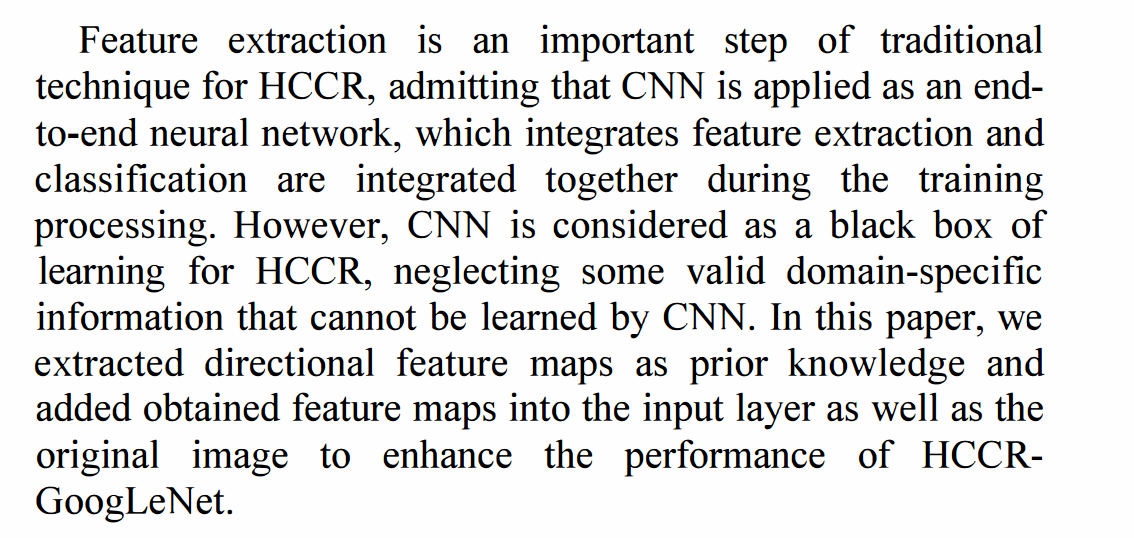
//> input picture image_preprocessing_opencv/visual studio/13.png, 1134 x 538 px
$ ./image_preprocessing_opencv_   (built with g++ and OpenCV 4)
//> lines starting //> are read from the running program, lines starting //| are printed output that depends on the picture; after the words box and inside, x2 and y2 are one past the last pixel; in counts of white or black regions, pixels touching at a corner belong together
#include "opencv2/imgproc.hpp"
#include "opencv2/Core.hpp"
#include "opencv2/highgui.hpp"
#include <iostream>
#include <cstdlib>
#include <vector>
#include <cstdlib>
#include <deque>
#include <queue>
#include <iterator>

using namespace std;
using namespace cv;


//------------------------------------------------------------------
class base {
public:
	base() :a(1), b(3) {};
	base(int a1, int b1) :a(a1), b(b1) {};
	virtual void ones()=0;
protected:
	int a;
	int b;
};

class pnp {
public:
	pnp() :npc(0) {};
	int npc;
	friend class np;
	friend void swap(pnp &a, pnp &b);
private:
	int dd;
};

class np: public base{
public:
	void ones() {
		cout << "virtual" << endl;
		npc.npc = 0;
		cout << "composition" << endl;
	}
	virtual void a() {
		cout << "virtual from np" << endl;
	}
	void print(pnp cp) {
		cp.dd = 0;
	}
	pnp npc;
};

class child : public np {
public:
	void a() {
		cout << "virtual from a" << endl;
	}
};

void swap(pnp& a, pnp& b) {
	pnp c;
	c.dd = a.dd;
	a.dd = b.dd;
	b.dd = c.dd;
}

//-------------------------------------------------------------------------

void imageRotate(Mat pic, Mat & rotated, double degree)
{
	//define the rotate center with a 2d data structure
	Point2f center;
	center.x = float(pic.cols / 2.);
	center.y = float(pic.rows / 2.);
	//C++: Mat getRotationMatrix2D(Point2f center, double angle, double scale)
	Mat rotateMatrix = getRotationMatrix2D(center, degree, 1);
	//warpAffine(pic, rotated1, rotateMatrix,Size(pic.cols, pic.rows) );
	//fit the size of the rotated pic
	int width_rotate = int(pic.rows * fabs(sin(degree)) + pic.cols * fabs(cos(degree)));
	int height_rotate = int(pic.cols * fabs(sin(degree)) + pic.rows * fabs(cos(degree)));
	warpAffine(pic, rotated, rotateMatrix, Size(width_rotate, height_rotate), 1, 0, Scalar(255, 255, 255));
	imshow("test", rotated);
}

double findDegree(const Mat pic)
{
	//detecting rotated angle
	//doing the edge detection preprocessing
	Mat dst, cdst;
	Canny(pic, dst, 50, 200, 3);
	cvtColor(dst, cdst, COLOR_GRAY2BGR);
	//imshow("cdst", cdst);
	//a set of lines with two numbers to store the polar coordinate system para
	float sum = 0;
	vector<Vec2f> lines;
	//the fifth para may vary based on diff fig
	//try several times with different threshold
	int threshold = 300;
	//HoughLines(dst, lines, 1, CV_PI / 180, 50, 0, 0);
	while (threshold > 0 && lines.size()< pic.rows/90)
	{
		//break;
		HoughLines(dst, lines, 1, CV_PI / 180, threshold, 0, 0);
		threshold -= 50;
	}

	queue<float> degrees;
	int ttt = 0;
	for (int i = 0; i < lines.size(); i++)
	{
		//plot the detected lines
		//translate the polar coordinate to cartesian coordinate
		float rho = lines[i][0], theta = lines[i][1];
		degrees.push(theta);
		//cout << i<<":"<<theta << endl;
		sum += theta;
		Point pt1, pt2;
		double a = cos(theta), b = sin(theta);
		double x0 = a*rho, y0 = b*rho;
		pt1.x = cvRound(x0 + 1000 * (-b));
		pt1.y = cvRound(y0 + 1000 * (a));
		pt2.x = cvRound(x0 - 1000 * (-b));
		pt2.y = cvRound(y0 - 1000 * (a));
		line(cdst, pt1, pt2, Scalar(0, 0, 255), 1, LINE_AA);
	}
	imshow("detected lines", cdst);

	//take the average value of degree for rotating
	//cout << "ttt:" << ttt << endl;
	//cout << "sum:" << sum << endl;
	//cout << "average" << sum / lines.size() << endl;

	//wipe out the extreme value
	//can be modify to the range of degree that occurs the most
	//use average value to wipe out the extreme value is not a best choice
	float average = sum / lines.size();
	for (int i = 0; i < lines.size(); i++)
	{
		float h = degrees.front();
		degrees.pop();
		if (h - average >= 1.)
		{
			sum -= h;
			ttt++;
		}
	}
	double degree = double(sum / (lines.size()-ttt)) * 180 / CV_PI - 90;
	//cout << degree << endl;
	return degree;
}


//doing horizontal projection
void h_projection(vector<int> & count, Mat pic)
{
	//actually counting pixls, between lines and works there are space

	for (int i = 0; i < pic.rows; i++)
	{
		for (int j = 0; j < pic.cols; j++)
		{
			if (pic.ptr<uchar>(i)[j] <= 50)
			{
				//add to account when the piexl is all black
				count[i]++;
			}
		}
	}

}

//draw horizontal projection
void draw_h_projection(vector<int> & count,Mat pic)
{
	Mat projection = Mat(pic.rows, pic.cols, CV_8UC1);
	projection = Scalar(255);
	for (int i = 0; i < projection.rows; i++)
	{
		for (int j = 0; j < count[i]; j++)
		{
			projection.ptr<uchar>(i)[j] = 0;
		}
	}

	imshow("h_p", projection);
}


//doing vertical projection
void v_projection(vector<int> & count, Mat pic)
{
	// [14 lines of commented-out code are left out]
	for (int i = 0; i < pic.cols; i++)
	{
		for (int j = 0; j < pic.rows; j++)
		{
			int t = pic.ptr<uchar>(j)[i];
			if (t<=50)
			{
				//cut = i;
				//cout <<"start:"<< i<<endl;
				//add to account when the piexl is all black
				count[i]++;
			}

		}

	}

	// [4 lines of commented-out code are left out]
}

void draw_v_projection(vector<int> & count, Mat pic, int num)
{
	Mat projection = Mat(pic.rows, pic.cols, CV_8UC1);
	projection = Scalar(255);
	for (int i = 0; i <count.size(); i++)
	{
		for (int j = pic.rows-1; j >= pic.rows-count[i]; j--)
		{
			projection.ptr<uchar>(j)[i] = 0;
		}
	}

	string name = "v_p" + to_string(num);
	imshow(name, projection);
}


//cut lines
void cut_lines(vector<Mat> & line_pic, vector<int> count,const Mat pic)
{
	int threshold=5;
	int start = 0;
	int end = 0;
	for (int i = 0; i < pic.rows; i++)
	{
		if (count[i] > 2 && start == 0)
		{
			start = i;
		}
		else if (count[i] <=2  && start>0)
		{
			end = i;
			Mat temp = pic(Rect(0, start-threshold, pic.cols, end - start+2*threshold)).clone();
			//imshow("cut", temp);
			line_pic.push_back(temp);
			start = 0;
			end = 0;

		}
	}
}


//print lines
void print_lines(const vector<Mat> line_pic)
{
	for (int i = 0; i < line_pic.size(); i++)
	{
		string name = "line" + to_string(i);
		// << name << endl;
		imshow(name, line_pic[i]);

	}
}


int main()
{
	string picname = "13.png";
	Mat rotated = imread(picname);
//> rotated is the input picture: 538 rows x 1134 cols, CV_8UC3; mean B, G, R 225.3, 225.3, 225.3
	//cout << int(rotated.ptr<uchar>(32)[84]) << endl;
	//imshow("test",pic);
	//rotate image in a certain degree
	Mat pic;
	double degree = findDegree(rotated);
//> in findDegree, `Canny(pic, dst, 50, 200, 3);`:
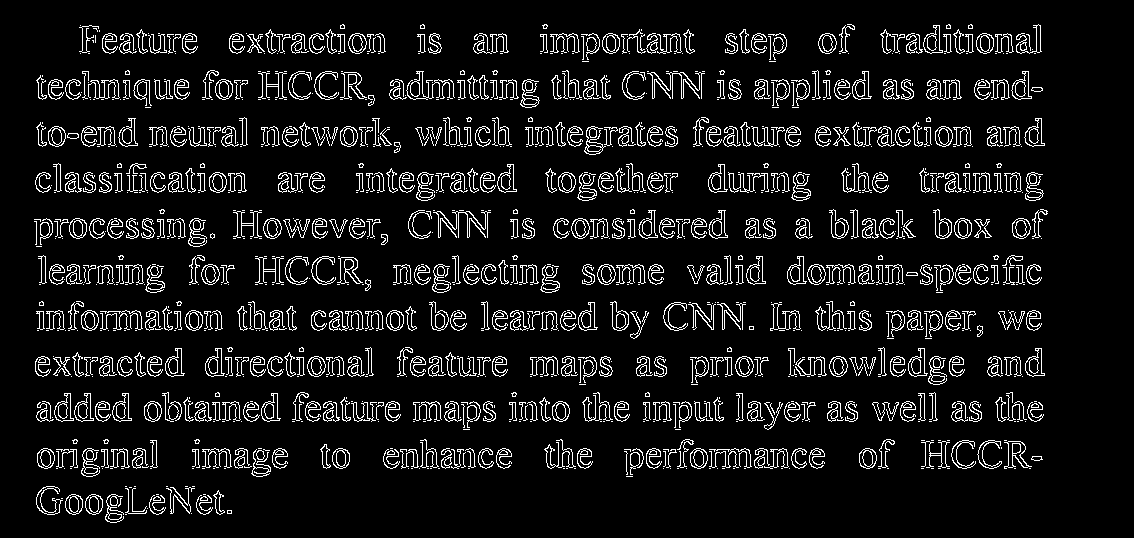
//> dst: 538 rows x 1134 cols, CV_8UC1; 8.5% white in thin lines or dots, all inside (x1, y1, x2, y2) = (34, 24, 1048, 523)
//> after the loop in findDegree, `while (threshold > 0 && lines.size()< pic.rows/90)`: threshold = 250
//> the loop in findDegree, `for (int i = 0; i < lines.size(); i++)` made 20 passes
//> (rho, sum, x0, y0) on passes 1 to 12: (420, 1.57, -1.84e-05, 420), (357, 3.14, -1.56e-05, 357), (127, 4.71, -5.55e-06, 127), (145, 6.28, -6.34e-06, 145), (98, 7.85, -4.28e-06, 98), (311, 9.42, -1.36e-05, 311), (375, 11, -1.64e-05, 375), (173, 12.57, -7.56e-06, 173), (34, 14.14, -1.49e-06, 34), (402, 15.71, -1.76e-05, 402), (191, 17.28, -8.35e-06, 191), (80, 18.85, -3.5e-06, 80)
//> after the loop in findDegree, `for (int i = 0; i < lines.size(); i++)`:
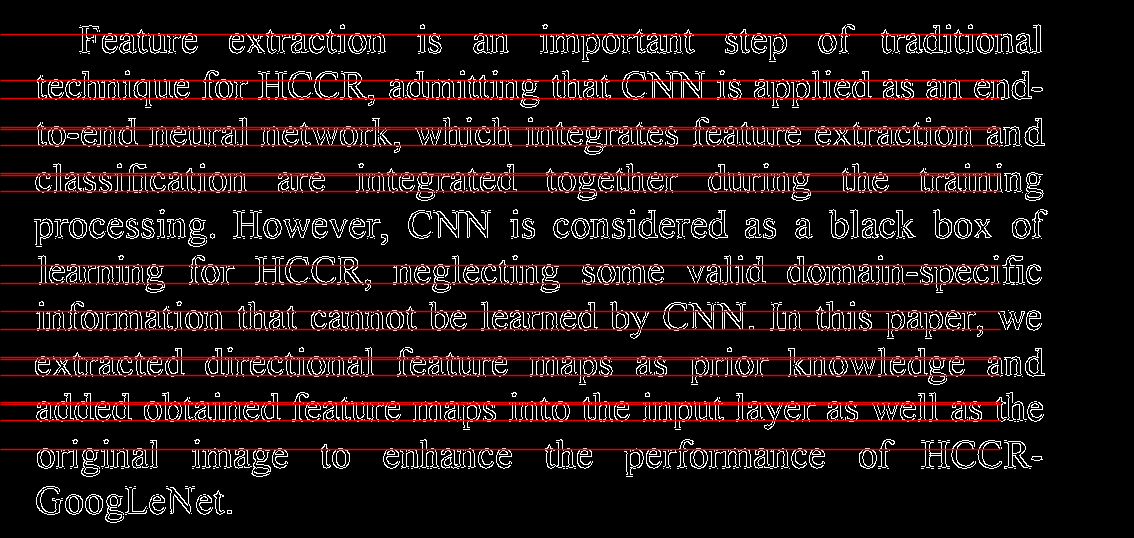
//> cdst: 538 rows x 1134 cols, CV_8UC3; mean B, G, R 18.4, 18.4, 29.6
//> after the loop in findDegree, `for (int i = 0; i < lines.size(); i++)`: sum = 31.42
//> in findDegree, `float average = sum / lines.size();`: average = 1.57
//> the loop in findDegree, `for (int i = 0; i < lines.size(); i++)` made 20 passes
//> after the loop in findDegree, `for (int i = 0; i < lines.size(); i++)`: sum = 31.42; ttt = 0
//> in findDegree, `double degree = double(sum / (lines.size()-ttt)) * 180 / CV_PI - 90;`: degree = 1.62e-05
//> degree = 1.62e-05
	imageRotate(rotated, pic, degree);
//> in imageRotate, `Mat rotateMatrix = getRotationMatrix2D(center, degree, 1);`: rotateMatrix = [[1, 2.82e-07, -7.59e-05], [-2.82e-07, 1, 0.00016]]
//> in imageRotate, `int width_rotate = int(pic.rows * fabs(sin(degree)) + pic.cols * fabs(..`: width_rotate = 1134
//> in imageRotate, `int height_rotate = int(pic.cols * fabs(sin(degree)) + pic.rows * fabs..`: height_rotate = 538

	//locate position of lines
	//draw horizontal projection of text
	vector<int> count(pic.rows, 0);
	h_projection(count, pic);
//> after the loop in h_projection, `for (int i = 0; i < pic.rows; i++)`: count = 538 values, max 522 at index 419, min 0 at index 0, mean 109.9

	//draw the horizontal projection
	draw_h_projection(count, pic);
//> after the loop in draw_h_projection, `for (int i = 0; i < projection.rows; i++)`:
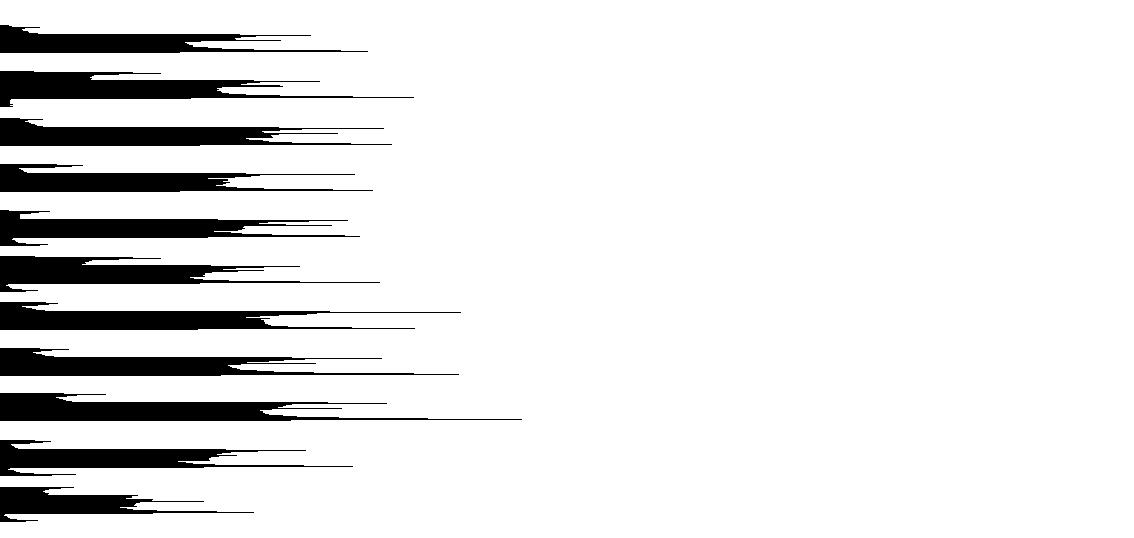
//> projection: 538 rows x 1134 cols, CV_8UC1; 90.3% white; 11 black regions, largest, box (x1, y1, x2, y2) and area: (0, 393, 522, 421) 6578, (0, 302, 461, 330) 5933, (0, 71, 414, 107) 5909

	//cut pic to lines
	vector<Mat> line_pic;
	cut_lines(line_pic, count, pic);
//> after the loop in cut_lines, `for (int i = 0; i < pic.rows; i++)`:
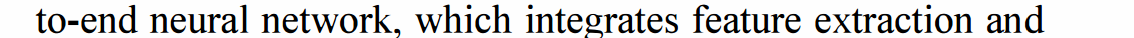
//> line_pic[2]: 38 rows x 1134 cols, CV_8UC3; mean B, G, R 212.3, 212.4, 212.3
//> after the loop in cut_lines, `for (int i = 0; i < pic.rows; i++)`:
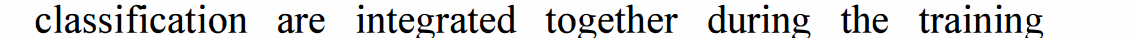
//> line_pic[3]: 38 rows x 1134 cols, CV_8UC3; mean B, G, R 215.2, 215.2, 215.2
//> after the loop in cut_lines, `for (int i = 0; i < pic.rows; i++)`:
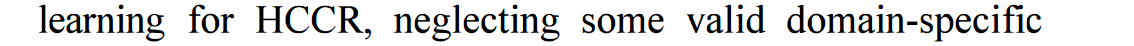
//> line_pic[5]: 46 rows x 1134 cols, CV_8UC3; mean B, G, R 220.4, 220.4, 220.4
//> after the loop in cut_lines, `for (int i = 0; i < pic.rows; i++)`: start = 0

	//print lines
	print_lines(line_pic);
//> the loop in print_lines, `for (int i = 0; i < line_pic.size(); i++)` made 11 passes

	queue<Mat> word_pic;
	for (int i = 0; i < line_pic.size(); i++)
	{
		Mat trys;
		cvtColor(line_pic[i], trys, COLOR_BGR2GRAY);
		//for each line,count its vertical projection
		vector<int> word_count(line_pic[i].cols, 0);
		v_projection(word_count,trys);
		draw_v_projection(word_count, trys,i);
	}
//> this loop made 11 passes
//> pass 2, in draw_v_projection (call 2), `imshow(name, projection);`:
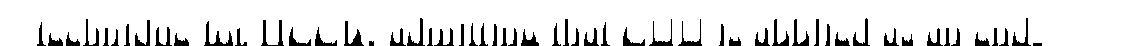
//> window 'v_p1': 46 rows x 1134 cols, CV_8UC1; 89.4% white; 55 black regions, largest, box (x1, y1, x2, y2) and area: (204, 21, 233, 46) 216, (344, 21, 364, 46) 193, (261, 20, 284, 46) 186

	// [131 lines of commented-out code are left out]


	waitKey();
	return 0;

}

$ run again, with image_preprocessing_opencv/visual studio/3.png copied over image_preprocessing_opencv/visual studio/13.png
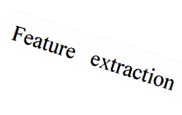
//> input picture image_preprocessing_opencv/visual studio/3.png, 182 x 115 px
//> rotated is the input picture: 115 rows x 182 cols, CV_8UC3; mean B, G, R 246.4, 246.3, 246.3
//> dst: 115 rows x 182 cols, CV_8UC1; 3.5% white in thin lines or dots, all inside (x1, y1, x2, y2) = (12, 25, 174, 91)
//> after the loop in findDegree, `while (threshold > 0 && lines.size()< pic.rows/90)`: threshold = 0
//> the loop in findDegree, `for (int i = 0; i < lines.size(); i++)` made 21 passes
//> (rho, theta, sum, a, b, x0, y0) on passes 1 to 8: (27, 1.87, 1.87, -0.292, 0.956, -7.89, 25.82), (31, 1.88, 3.75, -0.309, 0.951, -9.58, 29.48), (33, 1.88, 5.64, -0.309, 0.951, -10.2, 31.38), (30, 1.9, 7.54, -0.326, 0.946, -9.77, 28.37), (22, 1.94, 9.48, -0.358, 0.934, -7.88, 20.54), (25, 1.88, 11.36, -0.309, 0.951, -7.73, 23.78), (36, 1.82, 13.18, -0.242, 0.97, -8.71, 34.93), (29, 1.85, 15.03, -0.276, 0.961, -7.99, 27.88)
//> after the loop in findDegree, `for (int i = 0; i < lines.size(); i++)`: sum = 39.48
//> average = 1.88
//> the loop in findDegree, `for (int i = 0; i < lines.size(); i++)` made 21 passes
//> h on passes 1 to 8: 1.87, 1.88, 1.88, 1.9, 1.94, 1.88, 1.82, 1.85
//> after the loop in findDegree, `for (int i = 0; i < lines.size(); i++)`: sum = 39.48; ttt = 0
//> in findDegree, `double degree = double(sum / (lines.size()-ttt)) * 180 / CV_PI - 90;`: degree = 17.71
//> rotateMatrix = [[0.953, 0.304, -13.18], [-0.304, 0.953, 30.41]]
//> width_rotate = 181
//> height_rotate = 213
//> rotated: 213 rows x 181 cols, CV_8UC3
//> after the loop in h_projection, `for (int i = 0; i < pic.rows; i++)`: count = 213 values, max 48 at index 63, min 0 at index 0, mean 1.23
//> after the loop in cut_lines, `for (int i = 0; i < pic.rows; i++)`: start = 0
//> the loop in print_lines, `for (int i = 0; i < line_pic.size(); i++)` made 1 pass
//> the loop `for (int i = 0; i < line_pic.size(); i++)` made 1 pass
//> pass 1, `cvtColor(line_pic[i], trys, COLOR_BGR2GRAY);`:
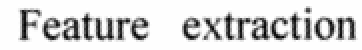
//> trys: 25 rows x 181 cols, CV_8UC1 (shown 2 times larger); min 2, max 255, mean 215.8
